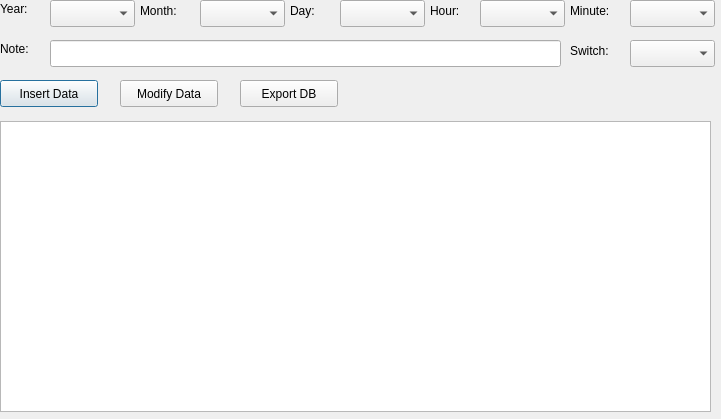
<?xml version="1.0" encoding="UTF-8"?>
<ui version="4.0">
 <class>Dialog</class>
 <widget class="QDialog" name="Dialog">
  <property name="geometry">
   <rect>
    <x>0</x>
    <y>0</y>
    <width>721</width>
    <height>419</height>
   </rect>
  </property>
  <property name="windowTitle">
   <string extracomment="Calendar by Jash.Liao">JL_calendar</string>
  </property>
  <widget class="QTableWidget" name="tableWidget">
   <property name="geometry">
    <rect>
     <x>0</x>
     <y>121</y>
     <width>711</width>
     <height>291</height>
    </rect>
   </property>
  </widget>
  <widget class="QPushButton" name="InsertButton">
   <property name="geometry">
    <rect>
     <x>0</x>
     <y>80</y>
     <width>98</width>
     <height>27</height>
    </rect>
   </property>
   <property name="text">
    <string>Insert Data</string>
   </property>
  </widget>
  <widget class="QLabel" name="label">
   <property name="geometry">
    <rect>
     <x>0</x>
     <y>0</y>
     <width>51</width>
     <height>17</height>
    </rect>
   </property>
   <property name="text">
    <string>Year:</string>
   </property>
  </widget>
  <widget class="QComboBox" name="comboYear">
   <property name="geometry">
    <rect>
     <x>50</x>
     <y>0</y>
     <width>85</width>
     <height>27</height>
    </rect>
   </property>
  </widget>
  <widget class="QLabel" name="label_2">
   <property name="geometry">
    <rect>
     <x>140</x>
     <y>0</y>
     <width>61</width>
     <height>21</height>
    </rect>
   </property>
   <property name="text">
    <string>Month:</string>
   </property>
  </widget>
  <widget class="QComboBox" name="comboMonth">
   <property name="geometry">
    <rect>
     <x>200</x>
     <y>0</y>
     <width>85</width>
     <height>27</height>
    </rect>
   </property>
  </widget>
  <widget class="QLabel" name="label_3">
   <property name="geometry">
    <rect>
     <x>290</x>
     <y>0</y>
     <width>51</width>
     <height>21</height>
    </rect>
   </property>
   <property name="text">
    <string>Day:</string>
   </property>
  </widget>
  <widget class="QComboBox" name="comboDay">
   <property name="geometry">
    <rect>
     <x>340</x>
     <y>0</y>
     <width>85</width>
     <height>27</height>
    </rect>
   </property>
  </widget>
  <widget class="QLabel" name="label_4">
   <property name="geometry">
    <rect>
     <x>430</x>
     <y>0</y>
     <width>51</width>
     <height>21</height>
    </rect>
   </property>
   <property name="text">
    <string>Hour:</string>
   </property>
  </widget>
  <widget class="QComboBox" name="comboHour">
   <property name="geometry">
    <rect>
     <x>480</x>
     <y>0</y>
     <width>85</width>
     <height>27</height>
    </rect>
   </property>
  </widget>
  <widget class="QLabel" name="label_5">
   <property name="geometry">
    <rect>
     <x>570</x>
     <y>0</y>
     <width>61</width>
     <height>21</height>
    </rect>
   </property>
   <property name="text">
    <string>Minute:</string>
   </property>
  </widget>
  <widget class="QComboBox" name="comboMinute">
   <property name="geometry">
    <rect>
     <x>630</x>
     <y>0</y>
     <width>85</width>
     <height>27</height>
    </rect>
   </property>
  </widget>
  <widget class="QLineEdit" name="lineEditNote">
   <property name="geometry">
    <rect>
     <x>50</x>
     <y>40</y>
     <width>511</width>
     <height>27</height>
    </rect>
   </property>
  </widget>
  <widget class="QLabel" name="label_6">
   <property name="geometry">
    <rect>
     <x>0</x>
     <y>40</y>
     <width>51</width>
     <height>17</height>
    </rect>
   </property>
   <property name="text">
    <string>Note:</string>
   </property>
  </widget>
  <widget class="QLabel" name="label_7">
   <property name="geometry">
    <rect>
     <x>570</x>
     <y>40</y>
     <width>61</width>
     <height>21</height>
    </rect>
   </property>
   <property name="text">
    <string>Switch:</string>
   </property>
  </widget>
  <widget class="QComboBox" name="comboSwitch">
   <property name="geometry">
    <rect>
     <x>630</x>
     <y>40</y>
     <width>85</width>
     <height>27</height>
    </rect>
   </property>
  </widget>
  <widget class="QPushButton" name="ModifyButton">
   <property name="geometry">
    <rect>
     <x>120</x>
     <y>80</y>
     <width>98</width>
     <height>27</height>
    </rect>
   </property>
   <property name="text">
    <string>Modify Data</string>
   </property>
  </widget>
  <widget class="QPushButton" name="ExportButton">
   <property name="geometry">
    <rect>
     <x>240</x>
     <y>80</y>
     <width>98</width>
     <height>27</height>
    </rect>
   </property>
   <property name="text">
    <string>Export DB</string>
   </property>
  </widget>
 </widget>
 <resources/>
 <connections>
  <connection>
   <sender>InsertButton</sender>
   <signal>clicked()</signal>
   <receiver>Dialog</receiver>
   <slot>slotInsertData()</slot>
   <hints>
    <hint type="sourcelabel">
     <x>98</x>
     <y>73</y>
    </hint>
    <hint type="destinationlabel">
     <x>199</x>
     <y>149</y>
    </hint>
   </hints>
  </connection>
  <connection>
   <sender>tableWidget</sender>
   <signal>cellClicked(int,int)</signal>
   <receiver>Dialog</receiver>
   <slot>slotSelectData(int,int)</slot>
   <hints>
    <hint type="sourcelabel">
     <x>195</x>
     <y>195</y>
    </hint>
    <hint type="destinationlabel">
     <x>199</x>
     <y>149</y>
    </hint>
   </hints>
  </connection>
  <connection>
   <sender>ModifyButton</sender>
   <signal>clicked()</signal>
   <receiver>Dialog</receiver>
   <slot>slotModifyData()</slot>
   <hints>
    <hint type="sourcelabel">
     <x>168</x>
     <y>93</y>
    </hint>
    <hint type="destinationlabel">
     <x>360</x>
     <y>209</y>
    </hint>
   </hints>
  </connection>
  <connection>
   <sender>ExportButton</sender>
   <signal>clicked()</signal>
   <receiver>Dialog</receiver>
   <slot>slotExportDB()</slot>
   <hints>
    <hint type="sourcelabel">
     <x>288</x>
     <y>93</y>
    </hint>
    <hint type="destinationlabel">
     <x>360</x>
     <y>209</y>
    </hint>
   </hints>
  </connection>
 </connections>
 <slots>
  <slot>slotInsertData()</slot>
  <slot>slotSelectData(int,int)</slot>
  <slot>slotModifyData()</slot>
  <slot>slotExportDB()</slot>
 </slots>
</ui>
